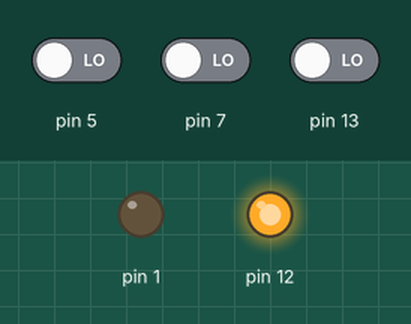
Bench run of a sketch on a simulated Arduino Uno, built with avr-gcc and run on an emulated ATmega328P. Shown: output pins drawn as LEDs (lit = HIGH). Inputs (shaded band) come from the test bench; at power-on: pin 13 LOW, pin 5 LOW, pin 7 LOW.

Above: at 1.2 s.
1.3 s: pin 13 driven HIGH
At 2.5 s:
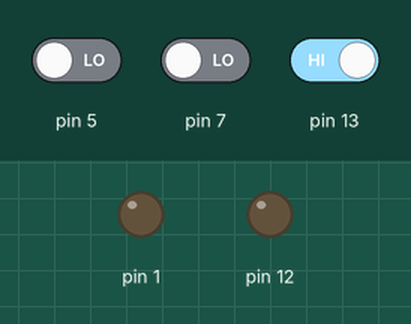
2.8 s: pin 13 driven LOW
At 3.7 s:
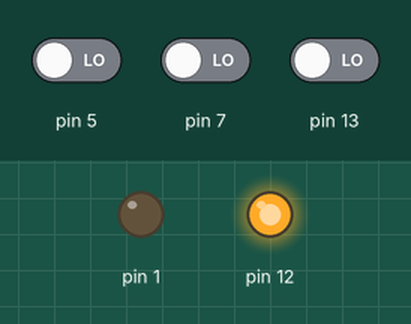
4.3 s: pin 5 driven HIGH and pin 7 driven HIGH
At 4.8 s:
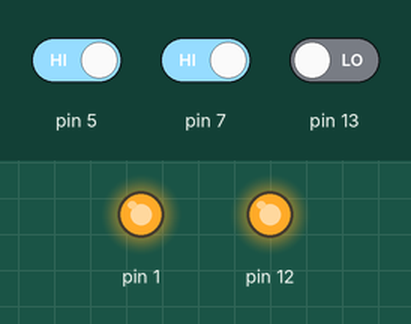
5.8 s: pin 13 driven HIGH
At 7.0 s:
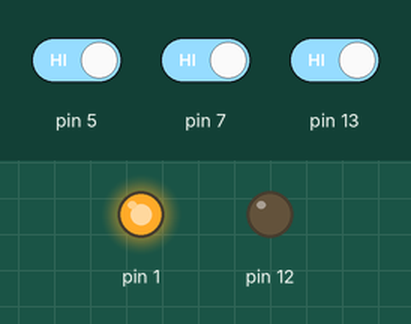
7.3 s: pin 5 driven LOW
At 8.3 s:
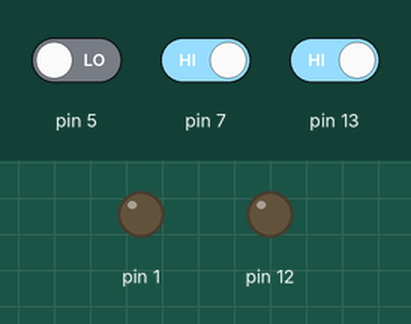
Timing chart, 0 to 9.8 s (numbered marks = the images above; inputs shaded):
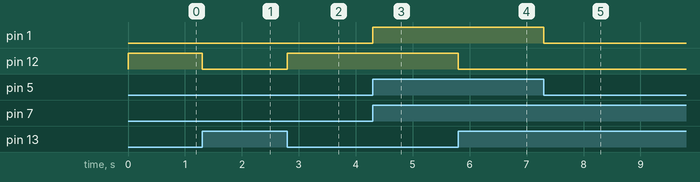

Measured:
- after the input at 1.3 s, pin 12: HIGH → LOW at once
- after the input at 2.8 s, pin 12: LOW → HIGH at once
- after the input at 4.3 s, pin 1: LOW → HIGH at once
- after the input at 5.8 s, pin 12: HIGH → LOW at once
- after the input at 7.3 s, pin 1: HIGH → LOW at once

The sketch:

DigitalInput.ino
```cpp
byte a,b,c;
void setup() {
  pinMode(13,INPUT);
  pinMode(7,INPUT);
  pinMode(5,INPUT);
  pinMode(12,OUTPUT);
  pinMode(1,OUTPUT);


}

void loop() {

  a=digitalRead(13);

  if (a==HIGH){
    digitalWrite(12,LOW);
  }
  else
  {
    digitalWrite(12,HIGH);
  }

  b=digitalRead(7);
  c=digitalRead(5);

  if (b==HIGH && c ==HIGH){

    digitalWrite(1,HIGH);
  }
  else{
     digitalWrite(1,LOW);
  }

}
```
